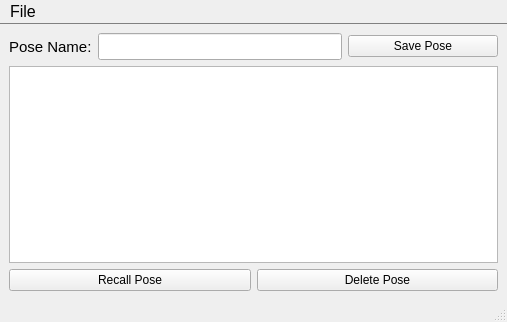
<?xml version="1.0" encoding="UTF-8"?>
<ui version="4.0">
 <class>library_window</class>
 <widget class="QMainWindow" name="library_window">
  <property name="geometry">
   <rect>
    <x>0</x>
    <y>0</y>
    <width>507</width>
    <height>322</height>
   </rect>
  </property>
  <property name="windowTitle">
   <string>Character Pose Library</string>
  </property>
  <widget class="QWidget" name="centralwidget">
   <layout class="QGridLayout" name="gridLayout">
    <item row="5" column="0">
     <layout class="QHBoxLayout" name="horizontalLayout_2">
      <item>
       <widget class="QListView" name="listView">
        <property name="font">
         <font>
          <pointsize>13</pointsize>
         </font>
        </property>
        <property name="editTriggers">
         <set>QAbstractItemView::NoEditTriggers</set>
        </property>
        <property name="textElideMode">
         <enum>Qt::ElideLeft</enum>
        </property>
       </widget>
      </item>
     </layout>
    </item>
    <item row="6" column="0">
     <layout class="QHBoxLayout" name="hbox_buttons">
      <item>
       <widget class="QPushButton" name="pb_recall">
        <property name="text">
         <string>Recall Pose</string>
        </property>
       </widget>
      </item>
      <item>
       <widget class="QPushButton" name="pb_delete">
        <property name="text">
         <string>Delete Pose</string>
        </property>
       </widget>
      </item>
     </layout>
    </item>
    <item row="1" column="0">
     <layout class="QHBoxLayout" name="horizontalLayout">
      <property name="leftMargin">
       <number>0</number>
      </property>
      <property name="topMargin">
       <number>0</number>
      </property>
      <item>
       <widget class="QLabel" name="lb_pose_name">
        <property name="font">
         <font>
          <pointsize>11</pointsize>
         </font>
        </property>
        <property name="text">
         <string>Pose Name:</string>
        </property>
       </widget>
      </item>
      <item>
       <widget class="QLineEdit" name="pose_name_input">
        <property name="sizePolicy">
         <sizepolicy hsizetype="Expanding" vsizetype="Fixed">
          <horstretch>0</horstretch>
          <verstretch>0</verstretch>
         </sizepolicy>
        </property>
        <property name="font">
         <font>
          <pointsize>12</pointsize>
         </font>
        </property>
        <property name="clearButtonEnabled">
         <bool>false</bool>
        </property>
       </widget>
      </item>
      <item>
       <widget class="QPushButton" name="pb_save">
        <property name="sizePolicy">
         <sizepolicy hsizetype="MinimumExpanding" vsizetype="Fixed">
          <horstretch>0</horstretch>
          <verstretch>0</verstretch>
         </sizepolicy>
        </property>
        <property name="maximumSize">
         <size>
          <width>150</width>
          <height>16777215</height>
         </size>
        </property>
        <property name="text">
         <string>Save Pose</string>
        </property>
        <property name="autoDefault">
         <bool>false</bool>
        </property>
        <property name="default">
         <bool>false</bool>
        </property>
        <property name="flat">
         <bool>false</bool>
        </property>
       </widget>
      </item>
     </layout>
    </item>
   </layout>
  </widget>
  <widget class="QMenuBar" name="menubar">
   <property name="geometry">
    <rect>
     <x>0</x>
     <y>0</y>
     <width>507</width>
     <height>25</height>
    </rect>
   </property>
   <property name="font">
    <font>
     <pointsize>12</pointsize>
    </font>
   </property>
   <property name="styleSheet">
    <string notr="true">border-bottom: 1px solid grey;</string>
   </property>
   <widget class="QMenu" name="menuFile">
    <property name="enabled">
     <bool>true</bool>
    </property>
    <property name="title">
     <string>File</string>
    </property>
    <addaction name="separator"/>
    <addaction name="actionNew"/>
    <addaction name="actionOpen"/>
    <addaction name="separator"/>
    <addaction name="actionSave"/>
    <addaction name="actionSave_As"/>
    <addaction name="separator"/>
    <addaction name="actionQuit"/>
   </widget>
   <addaction name="menuFile"/>
  </widget>
  <widget class="QStatusBar" name="statusbar"/>
  <action name="actionSave">
   <property name="text">
    <string>Save</string>
   </property>
  </action>
  <action name="actionSave_As">
   <property name="text">
    <string>Save As..</string>
   </property>
  </action>
  <action name="actionNew">
   <property name="text">
    <string>New...</string>
   </property>
  </action>
  <action name="actionOpen">
   <property name="text">
    <string>Open...</string>
   </property>
  </action>
  <action name="actionQuit">
   <property name="text">
    <string>Quit</string>
   </property>
  </action>
 </widget>
 <tabstops>
  <tabstop>pose_name_input</tabstop>
  <tabstop>pb_save</tabstop>
  <tabstop>listView</tabstop>
  <tabstop>pb_recall</tabstop>
  <tabstop>pb_delete</tabstop>
 </tabstops>
 <resources/>
 <connections/>
</ui>
